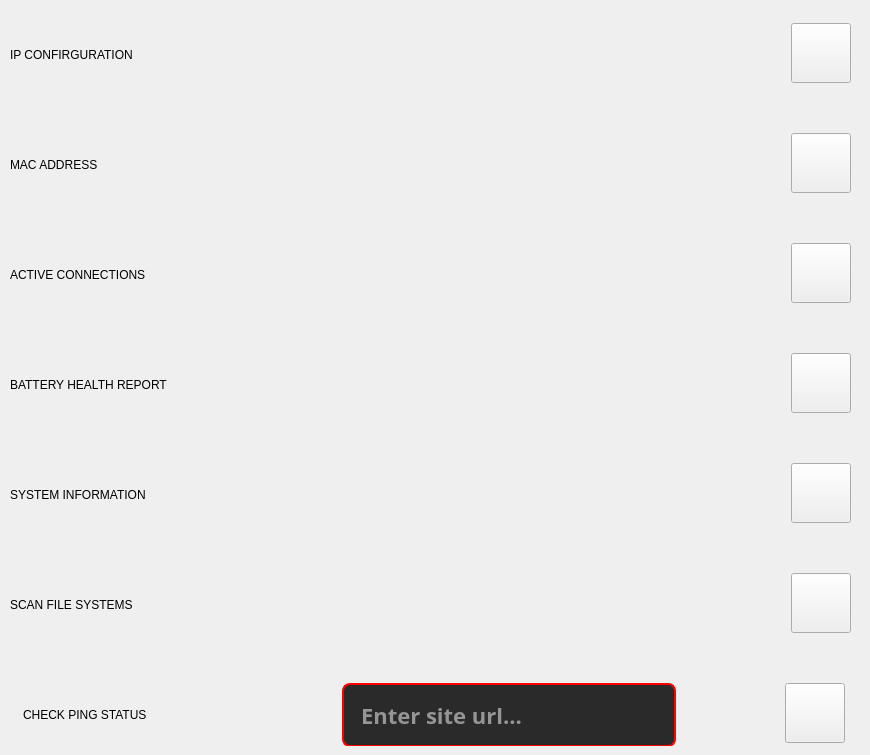
                <widget class="QWidget" name="normal_page">
                 <widget class="QWidget" name="layoutWidget">
                  <property name="geometry">
                   <rect>
                    <x>10</x>
                    <y>130</y>
                    <width>841</width>
                    <height>66</height>
                   </rect>
                  </property>
                  <layout class="QHBoxLayout" name="horizontalLayout_2">
                   <item>
                    <widget class="QLabel" name="mac_label">
                     <property name="minimumSize">
                      <size>
                       <width>634</width>
                       <height>64</height>
                      </size>
                     </property>
                     <property name="maximumSize">
                      <size>
                       <width>800</width>
                       <height>60</height>
                      </size>
                     </property>
                     <property name="text">
                      <string>MAC ADDRESS</string>
                     </property>
                    </widget>
                   </item>
                   <item>
                    <spacer name="horizontalSpacer_2">
                     <property name="orientation">
                      <enum>Qt::Horizontal</enum>
                     </property>
                     <property name="sizeType">
                      <enum>QSizePolicy::Fixed</enum>
                     </property>
                     <property name="sizeHint" stdset="0">
                      <size>
                       <width>100</width>
                       <height>20</height>
                      </size>
                     </property>
                    </spacer>
                   </item>
                   <item>
                    <widget class="QPushButton" name="mac_button">
                     <property name="minimumSize">
                      <size>
                       <width>60</width>
                       <height>60</height>
                      </size>
                     </property>
                     <property name="maximumSize">
                      <size>
                       <width>60</width>
                       <height>60</height>
                      </size>
                     </property>
                     <property name="cursor">
                      <cursorShape>PointingHandCursor</cursorShape>
                     </property>
                     <property name="text">
                      <string/>
                     </property>
                     <property name="icon">
                      <iconset resource="resources.qrc">
                       <normaloff>:/newPrefix/images/play-button.png</normaloff>:/newPrefix/images/play-button.png</iconset>
                     </property>
                     <property name="iconSize">
                      <size>
                       <width>60</width>
                       <height>60</height>
                      </size>
                     </property>
                     <property name="checkable">
                      <bool>true</bool>
                     </property>
                     <property name="autoExclusive">
                      <bool>true</bool>
                     </property>
                    </widget>
                   </item>
                  </layout>
                 </widget>
                 <widget class="QWidget" name="layoutWidget_2">
                  <property name="geometry">
                   <rect>
                    <x>10</x>
                    <y>240</y>
                    <width>841</width>
                    <height>66</height>
                   </rect>
                  </property>
                  <layout class="QHBoxLayout" name="horizontalLayout_7">
                   <item>
                    <widget class="QLabel" name="netstat_label">
                     <property name="minimumSize">
                      <size>
                       <width>634</width>
                       <height>64</height>
                      </size>
                     </property>
                     <property name="maximumSize">
                      <size>
                       <width>800</width>
                       <height>60</height>
                      </size>
                     </property>
                     <property name="text">
                      <string>ACTIVE CONNECTIONS</string>
                     </property>
                    </widget>
                   </item>
                   <item>
                    <spacer name="horizontalSpacer_7">
                     <property name="orientation">
                      <enum>Qt::Horizontal</enum>
                     </property>
                     <property name="sizeType">
                      <enum>QSizePolicy::Fixed</enum>
                     </property>
                     <property name="sizeHint" stdset="0">
                      <size>
                       <width>100</width>
                       <height>20</height>
                      </size>
                     </property>
                    </spacer>
                   </item>
                   <item>
                    <widget class="QPushButton" name="netstat_button">
                     <property name="minimumSize">
                      <size>
                       <width>60</width>
                       <height>60</height>
                      </size>
                     </property>
                     <property name="maximumSize">
                      <size>
                       <width>60</width>
                       <height>60</height>
                      </size>
                     </property>
                     <property name="cursor">
                      <cursorShape>PointingHandCursor</cursorShape>
                     </property>
                     <property name="text">
                      <string/>
                     </property>
                     <property name="icon">
                      <iconset resource="resources.qrc">
                       <normaloff>:/newPrefix/images/play-button.png</normaloff>:/newPrefix/images/play-button.png</iconset>
                     </property>
                     <property name="iconSize">
                      <size>
                       <width>60</width>
                       <height>60</height>
                      </size>
                     </property>
                     <property name="checkable">
                      <bool>true</bool>
                     </property>
                     <property name="autoExclusive">
                      <bool>true</bool>
                     </property>
                    </widget>
                   </item>
                  </layout>
                 </widget>
                 <widget class="QWidget" name="layoutWidget_3">
                  <property name="geometry">
                   <rect>
                    <x>10</x>
                    <y>350</y>
                    <width>841</width>
                    <height>66</height>
                   </rect>
                  </property>
                  <layout class="QHBoxLayout" name="horizontalLayout_11">
                   <item>
                    <widget class="QLabel" name="powercfg_label">
                     <property name="minimumSize">
                      <size>
                       <width>634</width>
                       <height>64</height>
                      </size>
                     </property>
                     <property name="maximumSize">
                      <size>
                       <width>800</width>
                       <height>60</height>
                      </size>
                     </property>
                     <property name="text">
                      <string>BATTERY HEALTH REPORT</string>
                     </property>
                    </widget>
                   </item>
                   <item>
                    <spacer name="horizontalSpacer_11">
                     <property name="orientation">
                      <enum>Qt::Horizontal</enum>
                     </property>
                     <property name="sizeType">
                      <enum>QSizePolicy::Fixed</enum>
                     </property>
                     <property name="sizeHint" stdset="0">
                      <size>
                       <width>100</width>
                       <height>20</height>
                      </size>
                     </property>
                    </spacer>
                   </item>
                   <item>
                    <widget class="QPushButton" name="powercfg_button">
                     <property name="minimumSize">
                      <size>
                       <width>60</width>
                       <height>60</height>
                      </size>
                     </property>
                     <property name="maximumSize">
                      <size>
                       <width>60</width>
                       <height>60</height>
                      </size>
                     </property>
                     <property name="cursor">
                      <cursorShape>PointingHandCursor</cursorShape>
                     </property>
                     <property name="text">
                      <string/>
                     </property>
                     <property name="icon">
                      <iconset resource="resources.qrc">
                       <normaloff>:/newPrefix/images/play-button.png</normaloff>:/newPrefix/images/play-button.png</iconset>
                     </property>
                     <property name="iconSize">
                      <size>
                       <width>60</width>
                       <height>60</height>
                      </size>
                     </property>
                     <property name="checkable">
                      <bool>true</bool>
                     </property>
                     <property name="autoExclusive">
                      <bool>true</bool>
                     </property>
                    </widget>
                   </item>
                  </layout>
                 </widget>
                 <widget class="QWidget" name="layoutWidget_4">
                  <property name="geometry">
                   <rect>
                    <x>10</x>
                    <y>460</y>
                    <width>841</width>
                    <height>66</height>
                   </rect>
                  </property>
                  <layout class="QHBoxLayout" name="horizontalLayout_12">
                   <item>
                    <widget class="QLabel" name="sysinfo_label">
                     <property name="minimumSize">
                      <size>
                       <width>634</width>
                       <height>64</height>
                      </size>
                     </property>
                     <property name="maximumSize">
                      <size>
                       <width>800</width>
                       <height>60</height>
                      </size>
                     </property>
                     <property name="text">
                      <string>SYSTEM INFORMATION</string>
                     </property>
                    </widget>
                   </item>
                   <item>
                    <spacer name="horizontalSpacer_12">
                     <property name="orientation">
                      <enum>Qt::Horizontal</enum>
                     </property>
                     <property name="sizeType">
                      <enum>QSizePolicy::Fixed</enum>
                     </property>
                     <property name="sizeHint" stdset="0">
                      <size>
                       <width>100</width>
                       <height>20</height>
                      </size>
                     </property>
                    </spacer>
                   </item>
                   <item>
                    <widget class="QPushButton" name="sysinfo_button">
                     <property name="minimumSize">
                      <size>
                       <width>60</width>
                       <height>60</height>
                      </size>
                     </property>
                     <property name="maximumSize">
                      <size>
                       <width>60</width>
                       <height>60</height>
                      </size>
                     </property>
                     <property name="cursor">
                      <cursorShape>PointingHandCursor</cursorShape>
                     </property>
                     <property name="text">
                      <string/>
                     </property>
                     <property name="icon">
                      <iconset resource="resources.qrc">
                       <normaloff>:/newPrefix/images/play-button.png</normaloff>:/newPrefix/images/play-button.png</iconset>
                     </property>
                     <property name="iconSize">
                      <size>
                       <width>60</width>
                       <height>60</height>
                      </size>
                     </property>
                     <property name="checkable">
                      <bool>true</bool>
                     </property>
                     <property name="autoExclusive">
                      <bool>true</bool>
                     </property>
                    </widget>
                   </item>
                  </layout>
                 </widget>
                 <widget class="QWidget" name="layoutWidget_5">
                  <property name="geometry">
                   <rect>
                    <x>10</x>
                    <y>570</y>
                    <width>841</width>
                    <height>66</height>
                   </rect>
                  </property>
                  <layout class="QHBoxLayout" name="horizontalLayout_13">
                   <item>
                    <widget class="QLabel" name="chkdsk_label">
                     <property name="minimumSize">
                      <size>
                       <width>634</width>
                       <height>64</height>
                      </size>
                     </property>
                     <property name="maximumSize">
                      <size>
                       <width>800</width>
                       <height>60</height>
                      </size>
                     </property>
                     <property name="text">
                      <string>SCAN FILE SYSTEMS</string>
                     </property>
                    </widget>
                   </item>
                   <item>
                    <spacer name="horizontalSpacer_13">
                     <property name="orientation">
                      <enum>Qt::Horizontal</enum>
                     </property>
                     <property name="sizeType">
                      <enum>QSizePolicy::Fixed</enum>
                     </property>
                     <property name="sizeHint" stdset="0">
                      <size>
                       <width>100</width>
                       <height>20</height>
                      </size>
                     </property>
                    </spacer>
                   </item>
                   <item>
                    <widget class="QPushButton" name="chkdsk_button">
                     <property name="minimumSize">
                      <size>
                       <width>60</width>
                       <height>60</height>
                      </size>
                     </property>
                     <property name="maximumSize">
                      <size>
                       <width>60</width>
                       <height>60</height>
                      </size>
                     </property>
                     <property name="cursor">
                      <cursorShape>PointingHandCursor</cursorShape>
                     </property>
                     <property name="text">
                      <string/>
                     </property>
                     <property name="icon">
                      <iconset resource="resources.qrc">
                       <normaloff>:/newPrefix/images/play-button.png</normaloff>:/newPrefix/images/play-button.png</iconset>
                     </property>
                     <property name="iconSize">
                      <size>
                       <width>60</width>
                       <height>60</height>
                      </size>
                     </property>
                     <property name="checkable">
                      <bool>true</bool>
                     </property>
                     <property name="autoExclusive">
                      <bool>true</bool>
                     </property>
                    </widget>
                   </item>
                  </layout>
                 </widget>
                 <widget class="QWidget" name="layoutWidget_6">
                  <property name="geometry">
                   <rect>
                    <x>10</x>
                    <y>680</y>
                    <width>851</width>
                    <height>66</height>
                   </rect>
                  </property>
                  <layout class="QHBoxLayout" name="horizontalLayout_14">
                   <item>
                    <widget class="QLabel" name="ping_label">
                     <property name="minimumSize">
                      <size>
                       <width>300</width>
                       <height>64</height>
                      </size>
                     </property>
                     <property name="maximumSize">
                      <size>
                       <width>300</width>
                       <height>60</height>
                      </size>
                     </property>
                     <property name="text">
                      <string>CHECK PING STATUS</string>
                     </property>
                    </widget>
                   </item>
                   <item>
                    <widget class="QLineEdit" name="ping_lineEdit">
                     <property name="minimumSize">
                      <size>
                       <width>334</width>
                       <height>64</height>
                      </size>
                     </property>
                     <property name="maximumSize">
                      <size>
                       <width>334</width>
                       <height>60</height>
                      </size>
                     </property>
                     <property name="font">
                      <font>
                       <family>Verdana,sans-serif</family>
                       <pointsize>-1</pointsize>
                       <weight>75</weight>
                       <bold>true</bold>
                      </font>
                     </property>
                     <property name="styleSheet">
                      <string notr="true">QLineEdit {
    color: #ffffff;
	min-width: 300;
	max-width:300;
	min-height:40;
    background-color:#2a2a2a;
    font-family: 'Verdana', sans-serif;
    font-size: 22px;
    font-weight: bold;
    padding: 10px 15px;
   border: 2px solid #ff0000;
    border-radius: 8px;
    text-align: center;
}

QLineEdit:hover {
    color: #ffffff;
    border: 2px solid #ffffff;
    background-color: #2a2a2a; Slightly lighter on hover 
}</string>
                     </property>
                     <property name="inputMask">
                      <string/>
                     </property>
                     <property name="text">
                      <string/>
                     </property>
                     <property name="placeholderText">
                      <string>Enter site url...</string>
                     </property>
                    </widget>
                   </item>
                   <item>
                    <spacer name="horizontalSpacer_14">
                     <property name="orientation">
                      <enum>Qt::Horizontal</enum>
                     </property>
                     <property name="sizeType">
                      <enum>QSizePolicy::Fixed</enum>
                     </property>
                     <property name="sizeHint" stdset="0">
                      <size>
                       <width>90</width>
                       <height>20</height>
                      </size>
                     </property>
                    </spacer>
                   </item>
                   <item>
                    <widget class="QPushButton" name="ping_button">
                     <property name="minimumSize">
                      <size>
                       <width>60</width>
                       <height>60</height>
                      </size>
                     </property>
                     <property name="maximumSize">
                      <size>
                       <width>60</width>
                       <height>60</height>
                      </size>
                     </property>
                     <property name="cursor">
                      <cursorShape>PointingHandCursor</cursorShape>
                     </property>
                     <property name="text">
                      <string/>
                     </property>
                     <property name="icon">
                      <iconset resource="resources.qrc">
                       <normaloff>:/newPrefix/images/play-button.png</normaloff>:/newPrefix/images/play-button.png</iconset>
                     </property>
                     <property name="iconSize">
                      <size>
                       <width>60</width>
                       <height>60</height>
                      </size>
                     </property>
                     <property name="checkable">
                      <bool>true</bool>
                     </property>
                     <property name="autoExclusive">
                      <bool>true</bool>
                     </property>
                    </widget>
                   </item>
                  </layout>
                 </widget>
                 <widget class="QWidget" name="">
                  <property name="geometry">
                   <rect>
                    <x>10</x>
                    <y>20</y>
                    <width>841</width>
                    <height>66</height>
                   </rect>
                  </property>
                  <layout class="QHBoxLayout" name="horizontalLayout">
                   <item>
                    <widget class="QLabel" name="ipconfig_label">
                     <property name="minimumSize">
                      <size>
                       <width>634</width>
                       <height>64</height>
                      </size>
                     </property>
                     <property name="maximumSize">
                      <size>
                       <width>800</width>
                       <height>60</height>
                      </size>
                     </property>
                     <property name="text">
                      <string>IP CONFIRGURATION</string>
                     </property>
                    </widget>
                   </item>
                   <item>
                    <spacer name="horizontalSpacer">
                     <property name="orientation">
                      <enum>Qt::Horizontal</enum>
                     </property>
                     <property name="sizeType">
                      <enum>QSizePolicy::Fixed</enum>
                     </property>
                     <property name="sizeHint" stdset="0">
                      <size>
                       <width>100</width>
                       <height>20</height>
                      </size>
                     </property>
                    </spacer>
                   </item>
                   <item>
                    <widget class="QPushButton" name="ipconfig_button">
                     <property name="minimumSize">
                      <size>
                       <width>60</width>
                       <height>60</height>
                      </size>
                     </property>
                     <property name="maximumSize">
                      <size>
                       <width>60</width>
                       <height>60</height>
                      </size>
                     </property>
                     <property name="cursor">
                      <cursorShape>PointingHandCursor</cursorShape>
                     </property>
                     <property name="styleSheet">
                      <string notr="true"/>
                     </property>
                     <property name="text">
                      <string/>
                     </property>
                     <property name="icon">
                      <iconset resource="resources.qrc">
                       <normaloff>:/newPrefix/images/play-button.png</normaloff>:/newPrefix/images/play-button.png</iconset>
                     </property>
                     <property name="iconSize">
                      <size>
                       <width>60</width>
                       <height>60</height>
                      </size>
                     </property>
                     <property name="checkable">
                      <bool>true</bool>
                     </property>
                     <property name="autoExclusive">
                      <bool>true</bool>
                     </property>
                    </widget>
                   </item>
                  </layout>
                 </widget>
                </widget>
